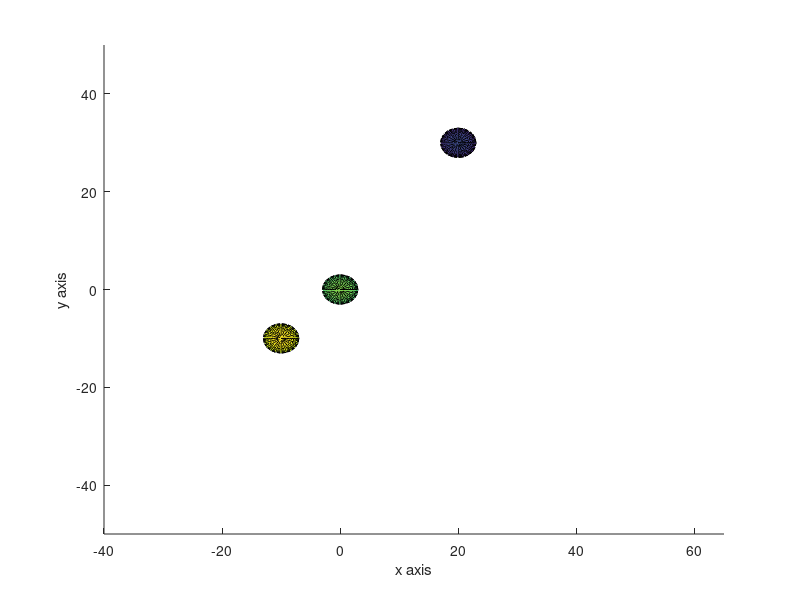

The MATLAB source for this figure: (Note: this script raises an error after producing the figure.)

clear all; 
clc;
figure
hold on 
axis([-40 65 -50 50 0 50])
xlabel('x axis')
ylabel('y axis')
zlabel('z axis')
% the  obstacle is in pisitions [0,0,25];[-10,-10,30];[20,30,10]
% make all this sphere with a radiu of 3
[x,y,z] = sphere(20);
surf(3*x+0,3*y+0,3*z+25);
surf(3*x-10,3*y-10,3*z+30);
surf(3*x+20,3*y+30,3*z+10);
% path planning


%set variable e for the parabolic well potential constant
e{1}=1;
e{2}=1;
e{3}=1;

%set the range d to be 1 for attractive force
d=10;
% set the variable for repulsive force
n{1}=20;
n{2}=20;
n{3}=20;
% define a radius of influence p0 of an obstacle
p0=10;



% assign a starting point to be [60 0 5]
Ts=[60 0 5];
% the ending point is [-20 0 30]
Tf=[-20 0 30];

%using inverse to get the qs and qf
qs=invkinRPR(Ts);
qcurr=qs;
qf=invkinRPR(Tf);
%assign a starting point to be qs=[-pi/2,10,0]
a1=qs(1);
b1=qs(2);
c1=qs(3);
[x,y,z]=sphere(10);
l2=30;l3=30;
surf(x-sin(a1)*(l3*cos(c1)+l2), y+cos(a1)*(l3*cos(c1)+l2),z+abs(l3*sin(c1)+b1));
%the ending point is qf=[pi/2,5,pi/2]
a2=qf(1);
b2=qf(2);
c2=qf(3);
surf(x-sin(a2)*(l3*cos(c2)+l2),y+cos(a2)*(l3*cos(c2)+l2),z+abs(l3*sin(c2)+b2));



%store values in steps matrix and keep track using counter 
count = 1;
steps = [];
steps(count,:)= qcurr;
 
% region of convergence 
range=5.5;
%step size of ith interation
stepsize=0.05;
 [null,null,T]=fkinRPR(qcurr);
 o=T(1:3,4);
% 
% % [null,null,T1]=fkinRPR(qf);
% % o1=T1(1:3,4);
[null,null,T1]=fkinRPR(qf);
 o1=T1(1:3,4);
for i= 1:1000
    ttorque= potentialfield(qcurr,qf,e,d,n,p0);
    qstep = stepsize*transpose(ttorque/norm(ttorque)); 
    qtemp = qcurr + qstep;    
    steps(count,:) = qtemp;
    count = count + 1;
    qcurr = qtemp;
end
path1=[];
path2=[];
path3=[];
for i=1:size(steps)


    [null,null,T]=fkinRPR(steps(i,:));
    o=T(1:3,4);
    path1(i,:)=[i*0.01,o(1)];
    path2(i,:)=[i*0.01,o(2)];
    path3(i,:)=[i*0.01,o(3)];
    plot3(o(1),o(2),o(3),'y*');
    %plot the 03 point
   
end


